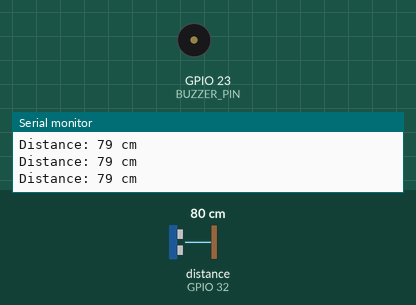
Recording of a sketch running on a simulated ESP32. On the bench: buzzer (waves = sounding, pin HIGH), the last lines printed to the serial monitor. Wiring (inferred from the names in the program): ultrasonic range finder: trigger GPIO 33; echo GPIO 32. The inputs (shaded band) are chosen by the test bench; at power-on: distance to the obstacle (sensor on GPIO 32) 80 cm. The echo pulse lasts 58.3 µs per cm; pins used as bus, display or sensor lines are not drawn.

Above: at 1.2 s.
1.3 s: distance to the obstacle (sensor on GPIO 32) set to 27 cm
2.8 s: distance to the obstacle (sensor on GPIO 32) set to 22 cm
At 3.3 s:
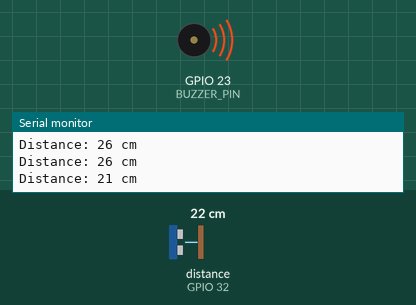
5.8 s: distance to the obstacle (sensor on GPIO 32) set to 35 cm
At 6.7 s:
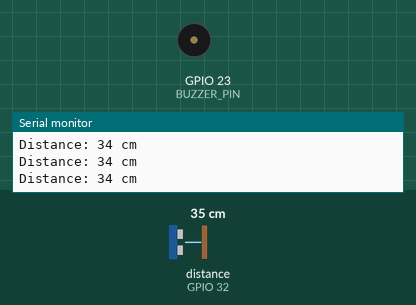
7.3 s: distance to the obstacle (sensor on GPIO 32) set to 2 cm
At 7.7 s:
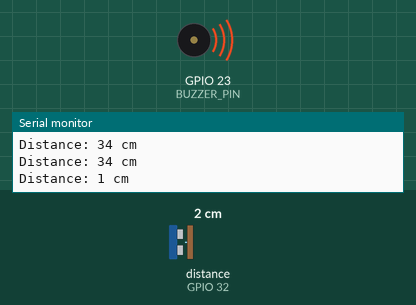
Timing chart, 0 to 11.3 s (numbered marks = the images above; inputs shaded):
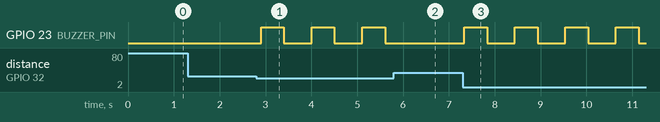

The sketch:

smart_blind_sensor.ino
```cpp
// (licence header left out)
#define TRIG_PIN 33
#define ECHO_PIN 32
#define BUZZER_PIN 23

void setup() {
  pinMode(TRIG_PIN, OUTPUT);
  pinMode(ECHO_PIN, INPUT);
  pinMode(BUZZER_PIN, OUTPUT);
  Serial.begin(115200);
}

void loop() {
  long duration, distance_cm;


  digitalWrite(TRIG_PIN, LOW);
  delayMicroseconds(2);


  digitalWrite(TRIG_PIN, HIGH);
  delayMicroseconds(10);
  digitalWrite(TRIG_PIN, LOW);

  // Measure the echo pulse duration
  duration = pulseIn(ECHO_PIN, HIGH);

  // Calculate the distance in centimeters
  distance_cm = duration * 0.034 / 2;

  // Print the distance to the serial monitor
  Serial.print("Distance: ");
  Serial.print(distance_cm);
  Serial.println(" cm");

  // Check if an object is within a certain distance (adjust the threshold as needed)
  if (distance_cm < 25) {
    // Object detected, activate the buzzer
    digitalWrite(BUZZER_PIN, HIGH);
    delay(500);  // Buzzer ON time (adjust as needed)
    digitalWrite(BUZZER_PIN, LOW);
    delay(500);  // Buzzer OFF time (adjust as needed)
  } else {
    digitalWrite(BUZZER_PIN, LOW); // Turn off the buzzer
  }

  delay(100); // Adjust the delay as needed to control the sensor update rate
}
```

Measured:
- the behaviour switches between 26 and 25 cm on distance to the obstacle (sensor on GPIO 32) (found by bisection; images 0 and 1)
- after the input at 2.8 s, GPIO 23 (BUZZER_PIN): alternates HIGH for 0.50 s and LOW for 0.60 s, starting after 0.10 s
- after the input at 5.8 s, GPIO 23 (BUZZER_PIN): stays LOW (without the input it goes to HIGH after 0.41 s)
- after the input at 7.3 s, GPIO 23 (BUZZER_PIN): alternates HIGH for 0.50 s and LOW for 0.60 s, starting at once
